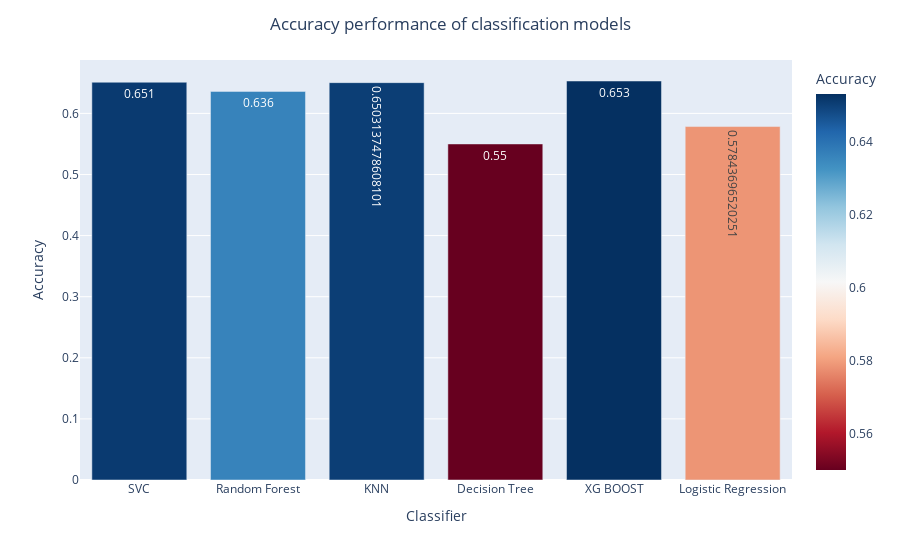

Notebook source saved alongside this figure:
### Code cell
import plotly.express as px
import pandas as pd

# Data for classifier accuracy
accuracy_of_models = {'Classifier': ['SVC', 'Random Forest', 'KNN', 'Decision Tree', 'XG BOOST', 'Logistic Regression'],
                      'Accuracy': [svm_acc, rf_acc, knn_test_accuracy, tree_acc, lr_acc, accuracy_test_xgboost]}

# Convert the data to a DataFrame
df = pd.DataFrame(accuracy_of_models)

# Create the bar plot
fig = px.bar(df, x='Classifier', y='Accuracy',
             color='Accuracy',  # Color bars by accuracy
             text='Accuracy',  # Display accuracy values on the bars
             color_continuous_scale=px.colors.sequential.RdBu,  # Color scale
             labels={'Accuracy': 'Accuracy'})

# Update the layout to center the title
fig.update_layout(
    title_text='Accuracy performance of classification models',
    title_x=0.5  # Center the title horizontally
)

fig.show()

### Figure 1 — Plotly figure (JSON) as saved in the notebook; plotly's stock layout.template omitted (floating-point values rounded to 4 significant figures)
{"data": [{"alignmentgroup": "True", "hovertemplate": "Classifier=%{x}<br>Accuracy=%{marker.color}<extra></extra>", "legendgroup": "", "marker": {"color": [0.651, 0.636, 0.6503, 0.55, 0.653, 0.5784], "coloraxis": "coloraxis", "pattern": {"shape": ""}}, "name": "", "offsetgroup": "", "orientation": "v", "showlegend": false, "text": [0.651, 0.636, 0.6503, 0.55, 0.653, 0.5784], "textposition": "auto", "type": "bar", "x": ["SVC", "Random Forest", "KNN", "Decision Tree", "XG BOOST", "Logistic Regression"], "xaxis": "x", "y": [0.651, 0.636, 0.6503, 0.55, 0.653, 0.5784], "yaxis": "y"}], "layout": {"barmode": "relative", "coloraxis": {"colorbar": {"title": {"text": "Accuracy"}}, "colorscale": [[0, "rgb(103,0,31)"], [0.1, "rgb(178,24,43)"], [0.2, "rgb(214,96,77)"], [0.3, "rgb(244,165,130)"], [0.4, "rgb(253,219,199)"], [0.5, "rgb(247,247,247)"], [0.6, "rgb(209,229,240)"], [0.7, "rgb(146,197,222)"], [0.8, "rgb(67,147,195)"], [0.9, "rgb(33,102,172)"], [1, "rgb(5,48,97)"]]}, "legend": {"tracegroupgap": 0}, "margin": {"t": 60}, "title": {"text": "Accuracy performance of classification models", "x": 0.5}, "xaxis": {"anchor": "y", "domain": [0, 1], "title": {"text": "Classifier"}}, "yaxis": {"anchor": "x", "domain": [0, 1], "title": {"text": "Accuracy"}}}}
